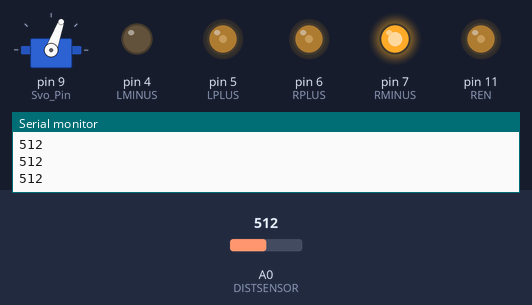
Simulated run of this sketch. Board: Arduino Uno, built with avr-gcc and run on an emulated ATmega328P. On the bench: servo, output pins drawn as LEDs (lit = HIGH), the last lines printed to the serial monitor. Inputs (shaded band) come from the test bench; at power-on: A0 (DISTSENSOR) = 512. Random numbers use the default seed unless the sketch sets one.

Above: at 1.3 s.
1.4 s: A0 (DISTSENSOR) set to 122
At 3.7 s:
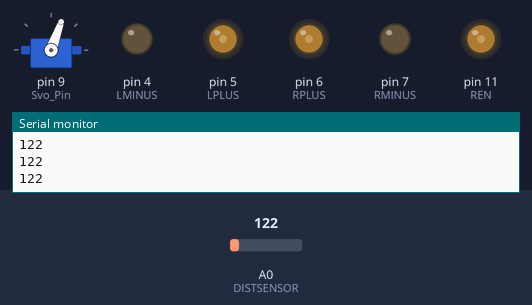
4.1 s: A0 (DISTSENSOR) set to 306
At 11.2 s:
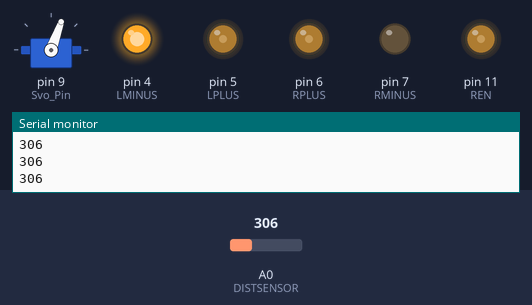
Timing chart, 0 to 12.1 s (numbered marks = the images above; inputs shaded):
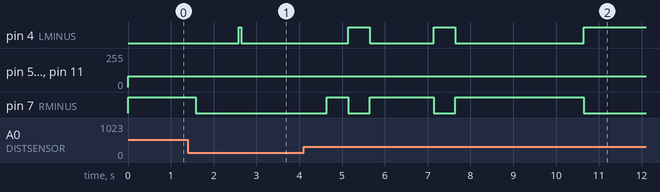

The sketch:

robot_traversal.ino
```cpp
#include <math.h>  // for the absolute value function
#include <Servo.h>                                //Include Servo library
Servo irservo;                                    // create servo object to control a servo

#define Svo_Pin 9
const int BOUNDARY = 300;
const int TURN_POWER = 80;
const int FORWARD_DELAY = 1000;

const int random_forward_degree = 10;
const int delay_per_degree = 20;

const int random_turn_base = 120;
const int random_turn_ceiling = 240;
int x = 0;

void setup() {
  Serial.begin(9600);
  Serial.println("Start Robot Kelompok 2");
  initMotors();
  irservo.attach(Svo_Pin);
  irservo.write(70);
}

void loop() {
  // if the robot is about to hit a wall or obstacle
  if (distanceReading() > BOUNDARY){
    //halt();
    // randomly turn
    randomTurn();
  } else {
    // randomly move forward
    randomForward();
  }

  // if the robot is about to hit a wall or obstacle
//  for (int i=0;i<180;i++)
//  {
//    irservo.write(i);
//    x = distanceReading();                   // connect the GP2Y0A21 distance sensor to Analog 0
//    Serial.println(x);                    // print distance
//    if (distanceReading() > BOUNDARY){
//      halt();
//      // randomly turn
//      randomTurn();
//    } else {
//      // randomly move forward
//      randomForward();
//    }
//    i = i + 10;
//    delay(4);
//  }
//  for(int i=180;i>0;i--)
//  {
//    irservo.write(i);
//    x = analogRead(0);
//    Serial.println(x);                    // print distance
//    if (distanceReading() > BOUNDARY){
//      halt();
//      // randomly turn
//      randomTurn();
//    } else {
//      // randomly move forward
//      randomForward();
//    }
//    i = i - 10;
//    delay(4);
//
//  }

}

/* randomTurn(): randomly choose an angle to turn
*
*/

void randomTurn(){
  // turn left or right random number
  long randNumber1 = random(1,10);
  // turning degree random number
  long randNumber2 = random(random_turn_base,random_turn_ceiling);
  int turn_time  = (int) randNumber2 * delay_per_degree;

  // turn right
  if (randNumber1 >= 5){

    turnR(TURN_POWER);
    delay(500);
    //halt();
  }
  // turn left
  else{
    turnL(TURN_POWER);
    delay(500);
    //halt();
  }
}

/* randomForward(): randomly choose an angle and move forward
*
*/

void randomForward(){
  long rand_turn = random(random_forward_degree);
  long rand_dir = random(1,10);

  if (rand_dir > 5){

    turnR(TURN_POWER);
    delay(rand_turn * delay_per_degree);

  } else {
    turnL(TURN_POWER);
    delay(rand_turn * delay_per_degree);

  }
  forward(TURN_POWER);
  delay(FORWARD_DELAY);

}
```

distanceSensor.ino
```cpp
#define DISTSENSOR A0

int distanceReading(){
  int dist = analogRead(DISTSENSOR-14);
  Serial.println(dist);
  return dist;
}
```

motors.ino
```cpp
/*    MOTOR CONTROL MODULLE     */
/*    ALL ANALOG CONTROL        */

#define LPLUS 5     //M1 Speed Control
#define LMINUS 4    //M1 Direction Control
#define RPLUS 6     //M2 Speed Control
#define RMINUS 7   //M2 Direction Control

int E1 = 5;     //M1 Speed Control
int E2 = 6;     //M2 Speed Control
int M1 = 4;     //M1 Direction Control
int M2 = 7;     //M1 Direction Control

#define LEN 6
#define REN 11


void motorEn(int pl){
  analogWrite(LEN, pl);
  analogWrite(REN, pl);
}

void initMotors(){
  pinMode(LPLUS, OUTPUT);
  pinMode(RPLUS, OUTPUT);
  pinMode(LMINUS, OUTPUT);
  pinMode(RMINUS, OUTPUT);
  pinMode(LEN, OUTPUT);
  pinMode(LEN, OUTPUT);
  Serial.println("Inisialisasi Motor");
}

void halt(){
  motorEn(255);
  digitalWrite(E1,0);
  digitalWrite(M1,LOW);
  digitalWrite(E2,0);
  digitalWrite(M2,LOW);
}

void backward(int powerLevel){
  motorEn(powerLevel);
  analogWrite (E1,powerLevel);      //PWM Speed Control
  digitalWrite(M1,HIGH);
  analogWrite (E2,powerLevel);
  digitalWrite(M2,HIGH);
}

void forward(int powerLevel){
  motorEn(powerLevel);
  analogWrite (E1,powerLevel);
  digitalWrite(M1,LOW);
  analogWrite (E2,powerLevel);
  digitalWrite(M2,LOW);
}


// turn left indefinitely
void turnL(int powerLevel){
  motorEn(powerLevel);
  analogWrite (E1,powerLevel);
  digitalWrite(M1,HIGH);
  analogWrite (E2,powerLevel);
  digitalWrite(M2,LOW);
}

// turn right indefinitely
void turnR(int powerLevel){
  motorEn(powerLevel);
  analogWrite (E1,powerLevel);
  digitalWrite(M1,LOW);
  analogWrite (E2,powerLevel);
  digitalWrite(M2,HIGH);
}
```
